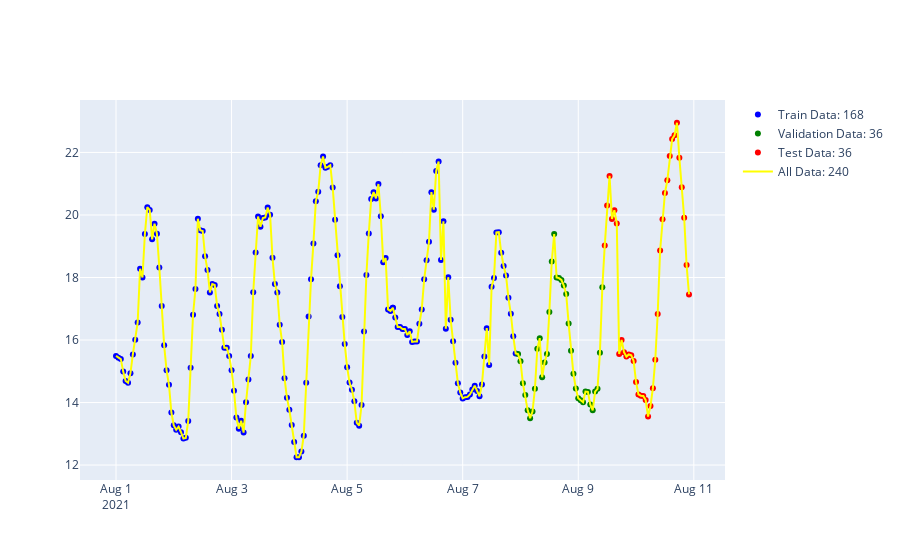

This figure's notebook cell:
### Code cell
import warnings

warnings.filterwarnings("ignore", message="The behavior of DatetimeProperties.to_pydatetime is deprecated*")
fig = go.Figure()

all_trace = px.scatter(x=datetime_list, y=final_df['cl_temp'].to_list()).data[0]
all_trace.update(line=dict(color='yellow'), marker=dict(color='yellow'), name=f'All Data: {n}', showlegend=True, mode='lines')
train_trace = px.scatter(x=train_timestamp, y=final_df['cl_temp'].to_list()[:train]).data[0]
train_trace.update(line=dict(color='blue'), marker=dict(color='blue'), name=f'Train Data: {train}', showlegend=True)
val_trace = px.scatter(x=val_timestamp, y=final_df['cl_temp'].to_list()[train:val]).data[0]
val_trace.update(line=dict(color='green'), marker=dict(color='green'), name=f'Validation Data: {val-train}', showlegend=True)
test_trace = px.scatter(x=test_timestamp, y=final_df['cl_temp'].to_list()[val:test]).data[0]
test_trace.update(line=dict(color='red'), marker=dict(color='red'), name=f'Test Data: {test-val}', showlegend=True)
fig.add_trace(train_trace)
fig.add_trace(val_trace)
fig.add_trace(test_trace)
fig.add_trace(all_trace)
fig.update_layout(showlegend=True)
fig.show()

### Figure 1 — Plotly figure (JSON) as saved in the notebook; plotly's stock layout.template omitted (floating-point values rounded to 4 significant figures; data arrays with more than 128 entries replaced by an {"elided": "..."} marker saying what was removed)
{"data": [{"hovertemplate": "x=%{x}<br>y=%{y}<extra></extra>", "legendgroup": "", "line": {"color": "blue"}, "marker": {"color": "blue", "symbol": "circle"}, "mode": "markers", "name": "Train Data: 168", "orientation": "v", "showlegend": true, "type": "scatter", "x": {"elided": "168 str values"}, "xaxis": "x", "y": {"elided": "168 float values"}, "yaxis": "y"}, {"hovertemplate": "x=%{x}<br>y=%{y}<extra></extra>", "legendgroup": "", "line": {"color": "green"}, "marker": {"color": "green", "symbol": "circle"}, "mode": "markers", "name": "Validation Data: 36", "orientation": "v", "showlegend": true, "type": "scatter", "x": ["2021-08-07T23:00:00", "2021-08-08T00:00:00", "2021-08-08T01:00:00", "2021-08-08T02:00:00", "2021-08-08T03:00:00", "2021-08-08T04:00:00", "2021-08-08T05:00:00", "2021-08-08T06:00:00", "2021-08-08T07:00:00", "2021-08-08T08:00:00", "2021-08-08T09:00:00", "2021-08-08T10:00:00", "2021-08-08T11:00:00", "2021-08-08T12:00:00", "2021-08-08T13:00:00", "2021-08-08T14:00:00", "2021-08-08T15:00:00", "2021-08-08T16:00:00", "2021-08-08T17:00:00", "2021-08-08T18:00:00", "2021-08-08T19:00:00", "2021-08-08T20:00:00", "2021-08-08T21:00:00", "2021-08-08T22:00:00", "2021-08-08T23:00:00", "2021-08-09T00:00:00", "2021-08-09T01:00:00", "2021-08-09T02:00:00", "2021-08-09T03:00:00", "2021-08-09T04:00:00", "2021-08-09T05:00:00", "2021-08-09T06:00:00", "2021-08-09T07:00:00", "2021-08-09T08:00:00", "2021-08-09T09:00:00", "2021-08-09T10:00:00"], "xaxis": "x", "y": [15.55, 15.32, 14.62, 14.24, 13.75, 13.5, 13.71, 14.44, 15.72, 16.06, 14.81, 15.28, 15.55, 16.9, 18.51, 19.39, 18, 17.98, 17.92, 17.74, 17.47, 16.53, 15.66, 14.92, 14.45, 14.14, 14.07, 14.01, 14.35, 14.34, 13.94, 13.75, 14.35, 14.44, 15.59, 17.69], "yaxis": "y"}, {"hovertemplate": "x=%{x}<br>y=%{y}<extra></extra>", "legendgroup": "", "line": {"color": "red"}, "marker": {"color": "red", "symbol": "circle"}, "mode": "markers", "name": "Test Data: 36", "orientation": "v", "showlegend": true, "type": "scatter", "x": ["2021-08-09T11:00:00", "2021-08-09T12:00:00", "2021-08-09T13:00:00", "2021-08-09T14:00:00", "2021-08-09T15:00:00", "2021-08-09T16:00:00", "2021-08-09T17:00:00", "2021-08-09T18:00:00", "2021-08-09T19:00:00", "2021-08-09T20:00:00", "2021-08-09T21:00:00", "2021-08-09T22:00:00", "2021-08-09T23:00:00", "2021-08-10T00:00:00", "2021-08-10T01:00:00", "2021-08-10T02:00:00", "2021-08-10T03:00:00", "2021-08-10T04:00:00", "2021-08-10T05:00:00", "2021-08-10T06:00:00", "2021-08-10T07:00:00", "2021-08-10T08:00:00", "2021-08-10T09:00:00", "2021-08-10T10:00:00", "2021-08-10T11:00:00", "2021-08-10T12:00:00", "2021-08-10T13:00:00", "2021-08-10T14:00:00", "2021-08-10T15:00:00", "2021-08-10T16:00:00", "2021-08-10T17:00:00", "2021-08-10T18:00:00", "2021-08-10T19:00:00", "2021-08-10T20:00:00", "2021-08-10T21:00:00", "2021-08-10T22:00:00"], "xaxis": "x", "y": [19.02, 20.3, 21.25, 19.87, 20.15, 19.73, 15.55, 16, 15.61, 15.47, 15.54, 15.51, 15.33, 14.66, 14.26, 14.22, 14.21, 14.08, 13.55, 13.89, 14.46, 15.37, 16.83, 18.86, 19.86, 20.7, 21.11, 21.89, 22.43, 22.55, 22.95, 21.83, 20.89, 19.91, 18.4, 17.46], "yaxis": "y"}, {"hovertemplate": "x=%{x}<br>y=%{y}<extra></extra>", "legendgroup": "", "line": {"color": "yellow"}, "marker": {"color": "yellow", "symbol": "circle"}, "mode": "lines", "name": "All Data: 240", "orientation": "v", "showlegend": true, "type": "scatter", "x": {"elided": "240 str values"}, "xaxis": "x", "y": {"elided": "240 float values"}, "yaxis": "y"}], "layout": {"showlegend": true}}
